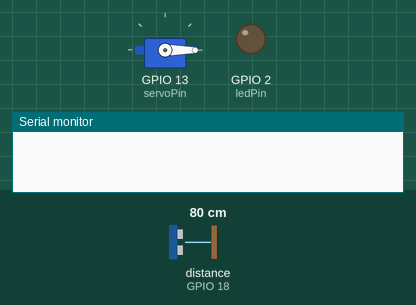
The sketch below on a simulated ESP32. On the bench: servo, output pins drawn as LEDs (lit = HIGH), the last lines printed to the serial monitor. Wiring (inferred from the names in the program): ultrasonic range finder: trigger GPIO 17; echo GPIO 18. The inputs (shaded band) are chosen by the test bench; at power-on: distance to the obstacle (sensor on GPIO 18) 80 cm. The echo pulse lasts 58.3 µs per cm; pins used as bus, display or sensor lines are not drawn.

Above: at 1.2 s.
1.3 s: distance to the obstacle (sensor on GPIO 18) set to 12 cm
2.8 s: distance to the obstacle (sensor on GPIO 18) set to 9 cm
At 4.4 s:
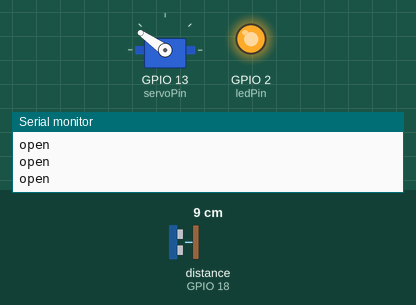
Timing chart, 0 to 5.9 s (numbered marks = the images above; inputs shaded):
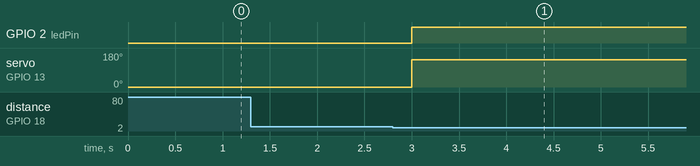

The sketch:

sketch_jul15d.ino
```cpp
#include "sonar.h"
#include "cover.h"
#include "servo.h"
int ledPin = 2;//板载灯
portMUX_TYPE mux = portMUX_INITIALIZER_UNLOCKED; // 自旋锁

// 打开盖子
void open_cover()
{
  bool shouldAct = false; // 开盖行为

  /*
     临界区是一段代码片段，用于在多任务环境下保护共享资源，以确保对资源的访问不会被并发任务中断或干扰。
     临界区的作用是提供一种互斥机制，使得同一时间只有一个任务可以访问共享资源，避免并发访问导致的数据竞争和不一致性。
  */
  portENTER_CRITICAL(&mux); // 进入临界区
  if (openTime == 0) // 打开时间为0时
    shouldAct = true;
  openTime = micros(); // 记录当前打开盖子的时间
  portEXIT_CRITICAL(&mux);  // 离开临界区

  if (shouldAct)
    servo.write(145); // 舵机旋转145，即开盖°
}

void close_cover()
{
  servo.write(0); // 舵机为0°，即关盖
}

void setup() {
  pinMode(ledPin,OUTPUT); //输出模式
  Serial.begin(115200);
  sonar_init(&mux); // 超声波模块初始化
  cover_detect_init(&mux); // 初始化盖子检测相关的设置
  servo_init(); // 舵机初始化
  close_cover(); // 刚开始为盖上盖子状态
}

void loop() {
  // 超声波有信号回来
  if (xSemaphoreTake(open_semaphore, 0) == pdTRUE) // 打开信号为true
  {
    Serial.println("open"); // 串口打印信息
    open_cover();
    digitalWrite(ledPin, HIGH); // 灯亮
  }

  if (xSemaphoreTake(close_semaphore, 0) == pdTRUE) // 关闭信号为true
  {
    Serial.println("close");
    close_cover();
    digitalWrite(ledPin, LOW); // 灯灭
  }
}
```

cover.cpp
```cpp
#include "cover.h"

hw_timer_t *cover_timer = NULL; // 定时器
static portMUX_TYPE *_mux = NULL;
volatile SemaphoreHandle_t close_semaphore; // 关盖信号量
volatile unsigned long openTime = 0; // 打开盖子的时间

// 中断服务程序ISR:检测盖子是否关闭
void IRAM_ATTR close_detect()
{
  portENTER_CRITICAL_ISR(_mux);
  auto now = micros();
  if (openTime != 0 && (now - openTime) >= 4000000) // 打开盖子时间大于等于4s则关闭
  {
    openTime = 0;
    xSemaphoreGiveFromISR(close_semaphore, NULL);
  }
  portEXIT_CRITICAL_ISR(_mux);
}

void cover_detect_init(portMUX_TYPE *mux)
{
  _mux = mux;
  close_semaphore = xSemaphoreCreateBinary();

  // 检测到关闭部分，0.5秒检测一次
  cover_timer = timerBegin(2, 80, true);  // 初始化计时器2，分频系数80，使能中断
  timerAttachInterrupt(cover_timer, close_detect, true);  // 附加中断处理函数 close_detect 到计时器
  timerAlarmWrite(cover_timer, 500000, true);  // 设置计时器的定时时间为500000微秒（0.5秒），并使能重复触发
  timerAlarmEnable(cover_timer);  // 启动计时器
}
```

cover.h
```cpp
#pragma once //预处理指令，用于确保头文件只被编译一次

#include <freertos/FreeRTOS.h>
#include <esp32-hal-timer.h>
#include <freertos/semphr.h>

extern volatile unsigned long openTime;
extern volatile SemaphoreHandle_t close_semaphore;

void cover_detect_init(portMUX_TYPE *mux);
```

servo.cpp
```cpp
#include "servo.h"

// 舵机部分
Servo servo;
int minUs = 500;
int maxUs = 2500;
int servoPin = 13;

void servo_init()
{
  // 舵机
  ESP32PWM::allocateTimer(1);
  servo.setPeriodHertz(50);
  servo.attach(servoPin, minUs, maxUs);
}
```

servo.h
```cpp
#pragma
#include <ESP32Servo.h>

extern Servo servo;

void servo_init();
```

sonar.cpp
```cpp
#include "sonar.h"

volatile SemaphoreHandle_t open_semaphore; // 信号量

// 超声波测距部分
const int trigPin = 17;
const int echoPin = 18;
int distance = 0;

static portMUX_TYPE *_mux = NULL;
hw_timer_t *sonar_timer = NULL; // 定时器
volatile unsigned long startTime = 0; // 发出超声波时间
volatile unsigned long endTime = 0; // 收到超声波时间

// 硬件定时器ISR
void IRAM_ATTR ping()
{
  digitalWrite(trigPin, HIGH);
  delayMicroseconds(15);
  digitalWrite(trigPin, LOW);
}

// ECHO 引脚ISR
void IRAM_ATTR changeISR()
{
  auto now = micros(); // 当前时间
  auto state = digitalRead(echoPin);

  portENTER_CRITICAL_ISR(_mux);
  if (state) // 高电平，即刚发出超声波
    startTime = now;
  else
    endTime = now;
// 变成低电平时表示已经收到回声
// 如果 < 10cm 就发信号开盖
  if (!state) {
    auto t = endTime - startTime;
    auto dis = t * 0.01715;
    if (dis <= 10)
    {
      xSemaphoreGiveFromISR(open_semaphore, NULL); // 给一个开盖信号量发送信号
    }
  }
  portEXIT_CRITICAL_ISR(_mux);
}

void sonar_init(portMUX_TYPE* mux)
{
  _mux = mux;
  pinMode(trigPin, OUTPUT);
  pinMode(echoPin, INPUT);
  open_semaphore = xSemaphoreCreateBinary();

  //测距定时器部分
  sonar_timer = timerBegin(0, 80, true);
  timerAttachInterrupt(sonar_timer, ping, true);
  timerAlarmWrite(sonar_timer, 200000, true); // 定时时间为 0.2s

  // echo引脚的中断
  attachInterrupt(digitalPinToInterrupt(echoPin), changeISR, CHANGE);

  // 开始周期测量
  timerAlarmEnable(sonar_timer);
}
```

sonar.h
```cpp
#pragma once
#include <freertos/FreeRTOS.h>
#include <esp32-hal-timer.h>
#include <freertos/semphr.h>

extern volatile SemaphoreHandle_t open_semaphore; // 信号量
void sonar_init(portMUX_TYPE *mux);
```

Measured:
- the behaviour switches between 11 and 10 cm on distance to the obstacle (sensor on GPIO 18) (found by bisection; images 0 and 1)
- after the input at 1.3 s, every drawn part: stays the same
- after the input at 2.8 s, GPIO 2 (ledPin): LOW → HIGH after 0.20 s; servo on GPIO 13 (servoPin): 0° → 145° after 0.20 s
